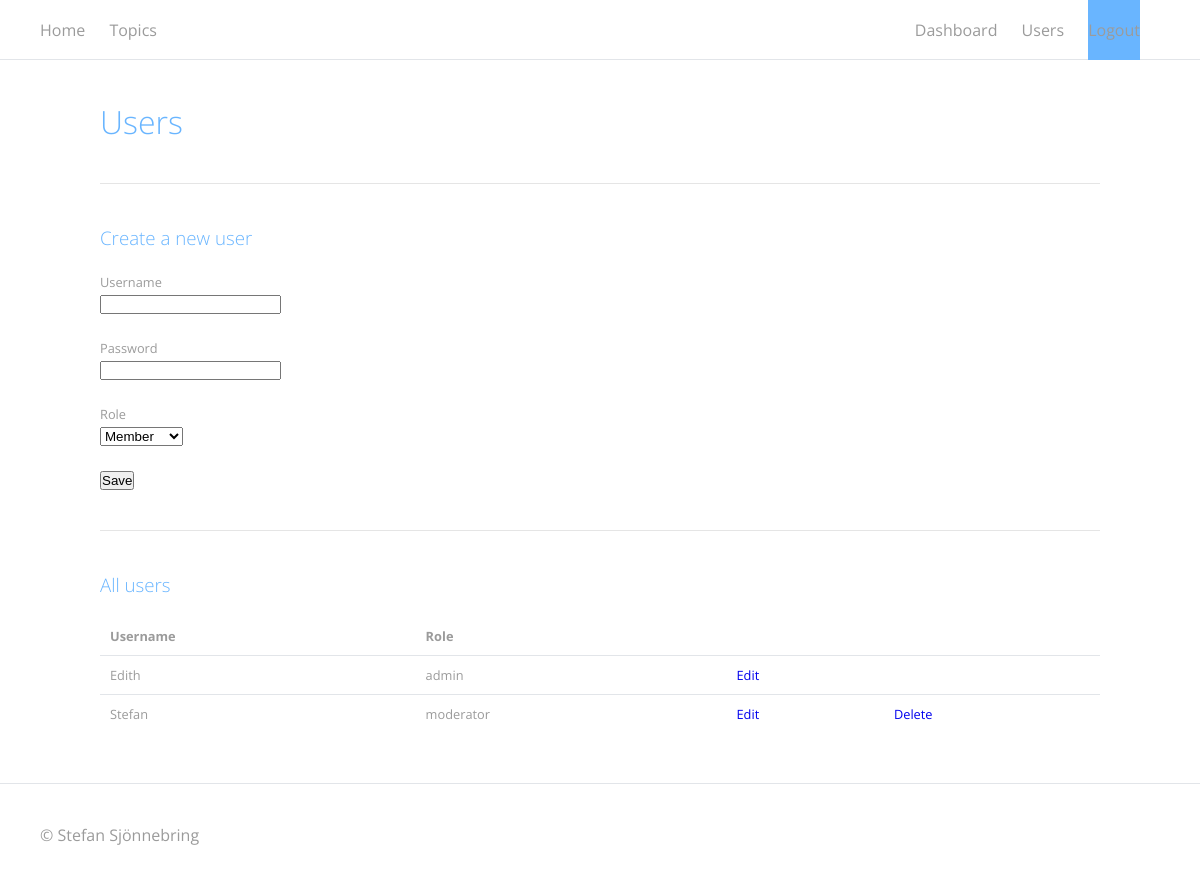
/user (signed in), run on the app's committed database.
### tables this page shows
CREATE TABLE `users` (
  `id` int(11) NOT NULL,
  `username` varchar(25) NOT NULL,
  `password` varchar(255) NOT NULL,
  `role` enum('admin','moderator','member') NOT NULL DEFAULT 'member'
);

### lib/View.php (called while the page is built, shortened)
<?php
class View {
	public function render($view)
	{
		require_once('views/' . $view . '.php');
	}
}

### controllers/user.php (called while the page is built, shortened)
<?php
class User extends Controller
{
	public function index()
	{
		$this->view->userList = $this->model->getAllUsers();
		$this->view->render('user/index');
	}
}

### index.php (called while the page is built, shortened)
<?php
$boot = new Bootstrap();
?>

### lib/Database.php (called while the page is built, shortened)
<?php
class Database {
    private $host   = EDITH_DB_HOST;
    private $user   = EDITH_DB_USER;
    private $pass   = EDITH_DB_PASS;
    private $dbname = EDITH_DB_NAME;
    private $dbh;
    public function __construct()
    {
        $dsn = 'mysql:host=' . $this->host . ';dbname=' . $this->dbname;
        $options = array(
            PDO::ATTR_PERSISTENT    => true,
            PDO::ATTR_ERRMODE       => PDO::ERRMODE_EXCEPTION
        );
        try
        {
            $this->dbh = new PDO($dsn, $this->user, $this->pass, $options);
        }
        catch(PDOException $e)
        {
            $this->error = $e->getMessage();
        }
    }
    public function query($query)
    {
        $this->stmt = $this->dbh->prepare($query);
    }
    public function execute(){
        return $this->stmt->execute();
    }
    public function resultset()
    {
        $this->execute();
        return $this->stmt->fetchAll(PDO::FETCH_ASSOC);
    }
}
?>

### models/user_model.php (called while the page is built, shortened)
<?php
class User_Model extends Model
{
	public function getAllUsers()
	{
		$sql =  $this->db->query("SELECT `id`, `username`, `role` FROM `users`");
		$result = $this->db->resultset();
		return $result;
	}
}

### lib/Model.php (called while the page is built)
<?php
class Model
{
	function __construct()
	{
		$this->db = new Database();
	}
}

### views/user/index.php (the view, shortened to what this page needs)
<?php
$html = "<table><th>Username</th><th>Role</th><th></th><th></th>";
foreach($this->userList as $key => $val)
{
	if($val['role'] == 'admin') {
		$delete = "";
	} else {
		$delete = "<a href='user/delete/{$val['id']}'>Delete</a>";
	}
	$html .= "<tr>
				<td>{$val['username']}</td>
				<td>{$val['role']}</td>
				<td><a href='user/edit/{$val['id']}'>Edit</a></td>
				<td>{$delete}</td>
			</tr>";
}
$html .= "</table>";
$edith['main'] = <<<EOD
<div class='content-wrapper'>
	<h1>Users</h1>
	<hr />
	<h3>Create a new user</h3>
	<form method="post" action="user/create">
		<label>Username</label><br /><input type="text" name="username" /><br /><br />
		<label>Password</label><br /><input type="text" name="password" /><br /><br />
		<label>Role</label><br />
			<select name="role">
				<option value="member">Member</option>
				<option value="moderator">Moderator</option>
			</select><br /><br />
		<input type="Submit" value="Save" />
	</form>
	<hr />
	<h3>All users</h3>
	{$html}
</div>
EOD;
?>

### public/css/general.css (style rules this page uses)
* { margin:0; padding:0; }
body { background-color: #fff; font-family: 'Open Sans', sans-serif; color:#9b9b9b; }
h1, h2, h3 { color: #69b5ff; margin-bottom: 20px; font-weight: 100; }
hr { border: 0; height: 0; border-top: 1px solid rgba(0, 0, 0, 0.1); border-bottom: 1px solid rgba(255, 255, 255, 0.3); margin-bottom: 40px; margin-top: 40px; }
label { font-size: 0.8em; }
a { text-decoration: none; }
.content-wrapper { margin: auto; width: 1000px; }

### public/css/topics.css (style rules this page uses)
table { width:100%; background-color: #fff; margin-bottom: 10px; border-collapse: collapse; text-align: left; font-size: 0.8em; }
td, th { padding:10px; }
tr { border-bottom: 1px solid #e2e5e9; }
tr:last-child { border:none; }

### data on the page
users: username "Edith", role "admin"
users: username "Stefan", role "moderator"
